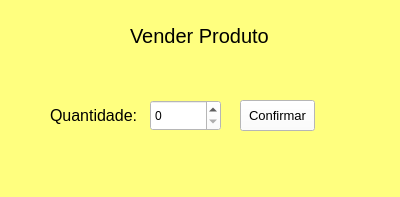
<?xml version="1.0" encoding="UTF-8"?>
<ui version="4.0">
 <class>Form</class>
 <widget class="QWidget" name="Form">
  <property name="geometry">
   <rect>
    <x>0</x>
    <y>0</y>
    <width>400</width>
    <height>197</height>
   </rect>
  </property>
  <property name="windowTitle">
   <string>Form</string>
  </property>
  <property name="styleSheet">
   <string notr="true">background-color: rgb(255, 255, 127);</string>
  </property>
  <widget class="QLabel" name="label">
   <property name="geometry">
    <rect>
     <x>130</x>
     <y>20</y>
     <width>141</width>
     <height>31</height>
    </rect>
   </property>
   <property name="font">
    <font>
     <pointsize>15</pointsize>
    </font>
   </property>
   <property name="text">
    <string>Vender Produto</string>
   </property>
  </widget>
  <widget class="QLabel" name="label_2">
   <property name="geometry">
    <rect>
     <x>50</x>
     <y>100</y>
     <width>91</width>
     <height>31</height>
    </rect>
   </property>
   <property name="font">
    <font>
     <pointsize>12</pointsize>
    </font>
   </property>
   <property name="text">
    <string>Quantidade:</string>
   </property>
  </widget>
  <widget class="QSpinBox" name="spinBox">
   <property name="geometry">
    <rect>
     <x>150</x>
     <y>100</y>
     <width>71</width>
     <height>31</height>
    </rect>
   </property>
   <property name="styleSheet">
    <string notr="true">background-color: rgb(255, 255, 255);</string>
   </property>
  </widget>
  <widget class="QPushButton" name="pushButton">
   <property name="geometry">
    <rect>
     <x>240</x>
     <y>100</y>
     <width>75</width>
     <height>31</height>
    </rect>
   </property>
   <property name="font">
    <font>
     <pointsize>10</pointsize>
    </font>
   </property>
   <property name="styleSheet">
    <string notr="true">background-color: rgb(255, 255, 255);</string>
   </property>
   <property name="text">
    <string>Confirmar</string>
   </property>
  </widget>
 </widget>
 <resources/>
 <connections/>
</ui>
